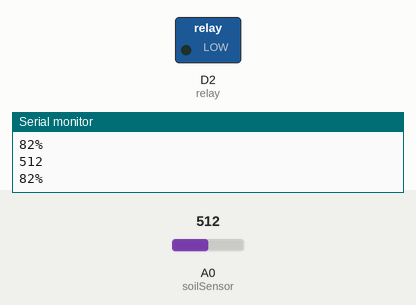
A sketch run on a simulated ESP8266 (NodeMCU). Parts: switched loads named in the sketch (green lamp = pin HIGH), the last lines printed to the serial monitor. Inputs (shaded band) come from the test bench; at power-on: A0 (soilSensor) = 512.

Above: at 1.5 s.
1.6 s: A0 (soilSensor) set to 637
3.4 s: A0 (soilSensor) set to 665
At 4.6 s:
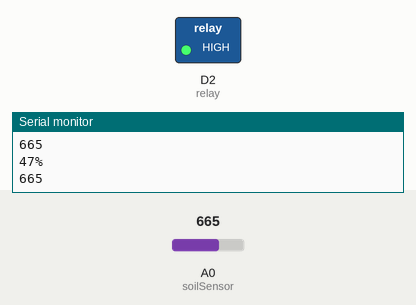
5.2 s: A0 (soilSensor) set to 511
At 5.8 s:
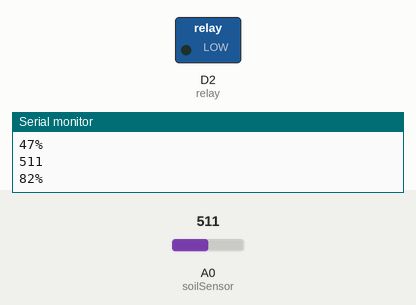
6.7 s: A0 (soilSensor) set to 716
At 8.1 s:
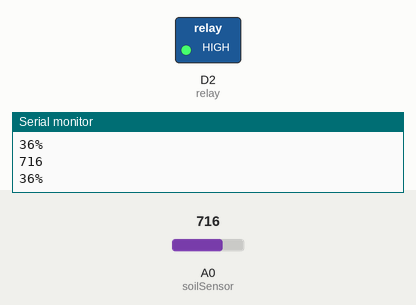
Timing chart, 0 to 9.2 s (numbered marks = the images above; inputs shaded):
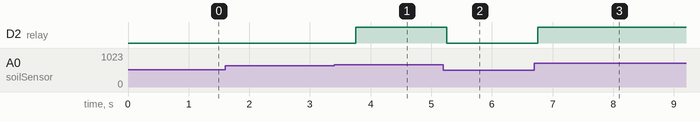

Measured:
- the behaviour switches between 655 and 656 on A0 (soilSensor) (found by bisection; images 0 and 1)
- after the input at 3.4 s, D2 (relay): LOW → HIGH after 0.35 s
- after the input at 5.2 s, D2 (relay): HIGH → LOW after 0.05 s
- after the input at 6.7 s, D2 (relay): LOW → HIGH after 0.05 s

The sketch:

initial_script.ino
```cpp
const int AirValue = 878;                 //you need to replace this value with fully dry soil level, see calibration steps in docs
const int WaterValue = 438;               //you need to replace this value with moist soil level, see calibration steps in docs
const int moisturePercentSetPoint = 50;   //tweak this value to change how wet the soil is

int soilMoistureValue = 0;
int soilMoisturePercent = 0;
long int data;
int relay = D2; //specifies the relay pin
int soilSensor = A0; //specifies the soil sensor pin

void setup() {
  Serial.begin(115200); //open serial port for debugging
  pinMode(soilSensor, INPUT); //configure the sensor pin as input
  pinMode(relay, OUTPUT); //configure the relay pin as output
  digitalWrite(relay, HIGH); //set the relay to the motor off position initially
}

void loop() {
  soilMoistureValue = analogRead(soilSensor); //read the soil sensor value
  Serial.println(soilMoistureValue); //print the soil sensor value to the serial monitor
  soilMoisturePercent = map(soilMoistureValue, AirValue, WaterValue, 0, 100); //map the soil sensor value to a percentage
  if(soilMoisturePercent < moisturePercentSetPoint) //if the soil is less wet than specified, turn on the pump
  {
    digitalWrite(relay, HIGH); //activates the water pump
    delay(500); //pause for effect
  }
  else if(soilMoisturePercent > moisturePercentSetPoint) //if the soil is more wet than expected, turn off the pump
  {
    digitalWrite(relay, LOW);  //shuts off the water pump
    delay(500); //pause for effect
  }
  Serial.print(soilMoisturePercent);
  Serial.println("%");
  delay(250);
}
```
